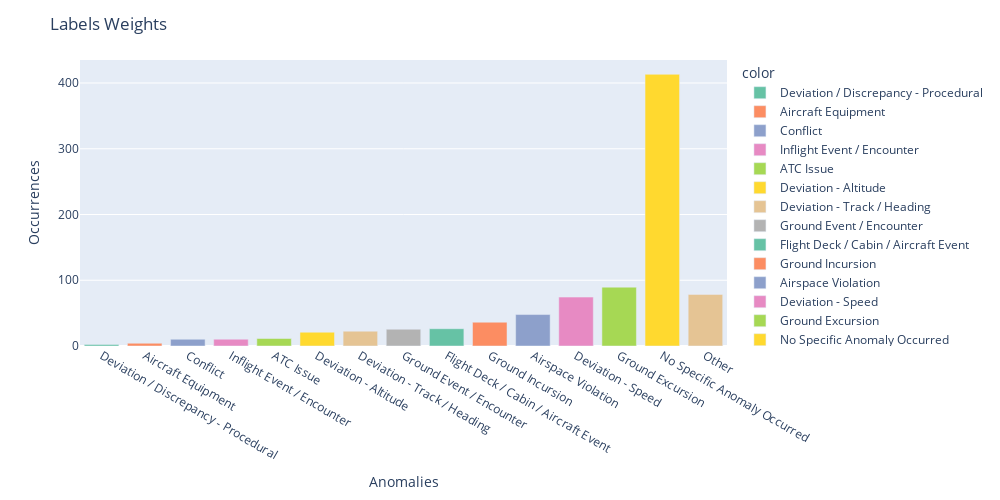

Notebook code cell kept with this figure:
### Code cell
px.bar(x = labels_with_other,
       y=pos_weight,
       width=1000,
       height=500,
       labels={'x':'Anomalies', 'y':'Occurrences'},
       color=labels_with_other,
       color_discrete_sequence=colors).update_layout(title_text='Labels Weights')

### Figure 1 — Plotly figure (JSON) as saved in the notebook; plotly's stock layout.template omitted (floating-point values rounded to 4 significant figures)
{"data": [{"alignmentgroup": "True", "hovertemplate": "color=Deviation / Discrepancy - Procedural<br>Anomalies=%{x}<br>Occurrences=%{y}<extra></extra>", "legendgroup": "Deviation / Discrepancy - Procedural", "marker": {"color": "rgb(102,194,165)", "pattern": {"shape": ""}}, "name": "Deviation / Discrepancy - Procedural", "offsetgroup": "Deviation / Discrepancy - Procedural", "orientation": "v", "showlegend": true, "textposition": "auto", "type": "bar", "x": ["Deviation / Discrepancy - Procedural"], "xaxis": "x", "y": [2.345], "yaxis": "y"}, {"alignmentgroup": "True", "hovertemplate": "color=Aircraft Equipment<br>Anomalies=%{x}<br>Occurrences=%{y}<extra></extra>", "legendgroup": "Aircraft Equipment", "marker": {"color": "rgb(252,141,98)", "pattern": {"shape": ""}}, "name": "Aircraft Equipment", "offsetgroup": "Aircraft Equipment", "orientation": "v", "showlegend": true, "textposition": "auto", "type": "bar", "x": ["Aircraft Equipment"], "xaxis": "x", "y": [4.144], "yaxis": "y"}, {"alignmentgroup": "True", "hovertemplate": "color=Conflict<br>Anomalies=%{x}<br>Occurrences=%{y}<extra></extra>", "legendgroup": "Conflict", "marker": {"color": "rgb(141,160,203)", "pattern": {"shape": ""}}, "name": "Conflict", "offsetgroup": "Conflict", "orientation": "v", "showlegend": true, "textposition": "auto", "type": "bar", "x": ["Conflict"], "xaxis": "x", "y": [10.25], "yaxis": "y"}, {"alignmentgroup": "True", "hovertemplate": "color=Inflight Event / Encounter<br>Anomalies=%{x}<br>Occurrences=%{y}<extra></extra>", "legendgroup": "Inflight Event / Encounter", "marker": {"color": "rgb(231,138,195)", "pattern": {"shape": ""}}, "name": "Inflight Event / Encounter", "offsetgroup": "Inflight Event / Encounter", "orientation": "v", "showlegend": true, "textposition": "auto", "type": "bar", "x": ["Inflight Event / Encounter"], "xaxis": "x", "y": [10.34], "yaxis": "y"}, {"alignmentgroup": "True", "hovertemplate": "color=ATC Issue<br>Anomalies=%{x}<br>Occurrences=%{y}<extra></extra>", "legendgroup": "ATC Issue", "marker": {"color": "rgb(166,216,84)", "pattern": {"shape": ""}}, "name": "ATC Issue", "offsetgroup": "ATC Issue", "orientation": "v", "showlegend": true, "textposition": "auto", "type": "bar", "x": ["ATC Issue"], "xaxis": "x", "y": [11.39], "yaxis": "y"}, {"alignmentgroup": "True", "hovertemplate": "color=Deviation - Altitude<br>Anomalies=%{x}<br>Occurrences=%{y}<extra></extra>", "legendgroup": "Deviation - Altitude", "marker": {"color": "rgb(255,217,47)", "pattern": {"shape": ""}}, "name": "Deviation - Altitude", "offsetgroup": "Deviation - Altitude", "orientation": "v", "showlegend": true, "textposition": "auto", "type": "bar", "x": ["Deviation - Altitude"], "xaxis": "x", "y": [20.98], "yaxis": "y"}, {"alignmentgroup": "True", "hovertemplate": "color=Deviation - Track / Heading<br>Anomalies=%{x}<br>Occurrences=%{y}<extra></extra>", "legendgroup": "Deviation - Track / Heading", "marker": {"color": "rgb(229,196,148)", "pattern": {"shape": ""}}, "name": "Deviation - Track / Heading", "offsetgroup": "Deviation - Track / Heading", "orientation": "v", "showlegend": true, "textposition": "auto", "type": "bar", "x": ["Deviation - Track / Heading"], "xaxis": "x", "y": [22.57], "yaxis": "y"}, {"alignmentgroup": "True", "hovertemplate": "color=Ground Event / Encounter<br>Anomalies=%{x}<br>Occurrences=%{y}<extra></extra>", "legendgroup": "Ground Event / Encounter", "marker": {"color": "rgb(179,179,179)", "pattern": {"shape": ""}}, "name": "Ground Event / Encounter", "offsetgroup": "Ground Event / Encounter", "orientation": "v", "showlegend": true, "textposition": "auto", "type": "bar", "x": ["Ground Event / Encounter"], "xaxis": "x", "y": [25.58], "yaxis": "y"}, {"alignmentgroup": "True", "hovertemplate": "color=Flight Deck / Cabin / Aircraft Event<br>Anomalies=%{x}<br>Occurrences=%{y}<extra></extra>", "legendgroup": "Flight Deck / Cabin / Aircraft Event", "marker": {"color": "rgb(102,194,165)", "pattern": {"shape": ""}}, "name": "Flight Deck / Cabin / Aircraft Event", "offsetgroup": "Flight Deck / Cabin / Aircraft Event", "orientation": "v", "showlegend": true, "textposition": "auto", "type": "bar", "x": ["Flight Deck / Cabin / Aircraft Event"], "xaxis": "x", "y": [26.3], "yaxis": "y"}, {"alignmentgroup": "True", "hovertemplate": "color=Ground Incursion<br>Anomalies=%{x}<br>Occurrences=%{y}<extra></extra>", "legendgroup": "Ground Incursion", "marker": {"color": "rgb(252,141,98)", "pattern": {"shape": ""}}, "name": "Ground Incursion", "offsetgroup": "Ground Incursion", "orientation": "v", "showlegend": true, "textposition": "auto", "type": "bar", "x": ["Ground Incursion"], "xaxis": "x", "y": [36.18], "yaxis": "y"}, {"alignmentgroup": "True", "hovertemplate": "color=Airspace Violation<br>Anomalies=%{x}<br>Occurrences=%{y}<extra></extra>", "legendgroup": "Airspace Violation", "marker": {"color": "rgb(141,160,203)", "pattern": {"shape": ""}}, "name": "Airspace Violation", "offsetgroup": "Airspace Violation", "orientation": "v", "showlegend": true, "textposition": "auto", "type": "bar", "x": ["Airspace Violation"], "xaxis": "x", "y": [47.83], "yaxis": "y"}, {"alignmentgroup": "True", "hovertemplate": "color=Deviation - Speed<br>Anomalies=%{x}<br>Occurrences=%{y}<extra></extra>", "legendgroup": "Deviation - Speed", "marker": {"color": "rgb(231,138,195)", "pattern": {"shape": ""}}, "name": "Deviation - Speed", "offsetgroup": "Deviation - Speed", "orientation": "v", "showlegend": true, "textposition": "auto", "type": "bar", "x": ["Deviation - Speed"], "xaxis": "x", "y": [74.39], "yaxis": "y"}, {"alignmentgroup": "True", "hovertemplate": "color=Ground Excursion<br>Anomalies=%{x}<br>Occurrences=%{y}<extra></extra>", "legendgroup": "Ground Excursion", "marker": {"color": "rgb(166,216,84)", "pattern": {"shape": ""}}, "name": "Ground Excursion", "offsetgroup": "Ground Excursion", "orientation": "v", "showlegend": true, "textposition": "auto", "type": "bar", "x": ["Ground Excursion"], "xaxis": "x", "y": [89.49], "yaxis": "y"}, {"alignmentgroup": "True", "hovertemplate": "color=No Specific Anomaly Occurred<br>Anomalies=%{x}<br>Occurrences=%{y}<extra></extra>", "legendgroup": "No Specific Anomaly Occurred", "marker": {"color": "rgb(255,217,47)", "pattern": {"shape": ""}}, "name": "No Specific Anomaly Occurred", "offsetgroup": "No Specific Anomaly Occurred", "orientation": "v", "showlegend": true, "textposition": "auto", "type": "bar", "x": ["No Specific Anomaly Occurred"], "xaxis": "x", "y": [413.2], "yaxis": "y"}, {"alignmentgroup": "True", "hovertemplate": "color=Other<br>Anomalies=%{x}<br>Occurrences=%{y}<extra></extra>", "legendgroup": "Other", "marker": {"color": "rgb(229,196,148)", "pattern": {"shape": ""}}, "name": "Other", "offsetgroup": "Other", "orientation": "v", "showlegend": true, "textposition": "auto", "type": "bar", "x": ["Other"], "xaxis": "x", "y": [78.51], "yaxis": "y"}], "layout": {"barmode": "relative", "height": 500, "legend": {"title": {"text": "color"}, "tracegroupgap": 0}, "margin": {"t": 60}, "title": {"text": "Labels Weights"}, "width": 1000, "xaxis": {"anchor": "y", "domain": [0, 1], "title": {"text": "Anomalies"}}, "yaxis": {"anchor": "x", "domain": [0, 1], "title": {"text": "Occurrences"}}}}
